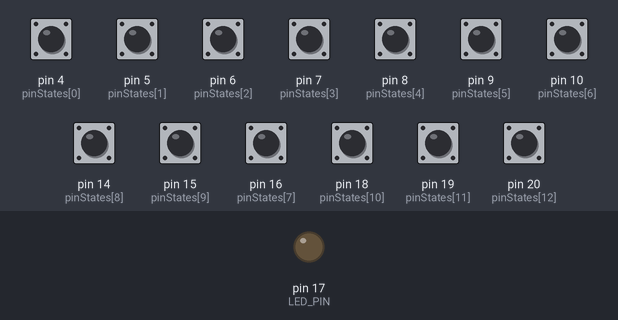
Bench run of a program on a simulated SparkFun Pro Micro, built with avr-gcc and run on an emulated ATmega32U4. On the bench: output pins drawn as LEDs (lit = HIGH). Inputs (shaded band) come from the test bench; at power-on: pin 4 (pinStates[0]), pin 5 (pinStates[1]), pin 6 (pinStates[2]), pin 7 (pinStates[3]), pin 8 (pinStates[4]), pin 9 (pinStates[5]), pin 10 (pinStates[6]), pin 14 (pinStates[8]), pin 15 (pinStates[9]), pin 16 (pinStates[7]), pin 18 (pinStates[10]), pin 19 (pinStates[11]), pin 20 (pinStates[12]) HIGH.

Above: at 1.2 s.
1.3 s: pin 4 (pinStates[0]) pulled LOW for 0.15 s
At 2.5 s:
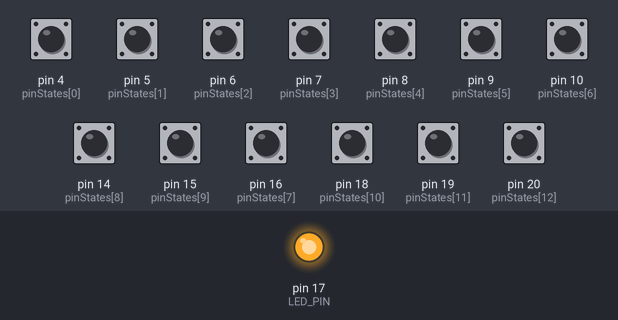
Timing chart, 0 to 4.3 s (numbered marks = the images above; inputs shaded):
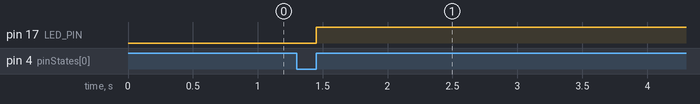

Measured:
- after the input at 1.3 s, pin 17 (LED_PIN): LOW → HIGH after 0.15 s

The program:

main.cpp
```cpp
#include <Arduino.h>

#ifdef IS_PRO_MICRO
#include <MIDIUSB.h>
#endif

#define LED_PIN 17
#define NUM_PINS 13

void sendUSBMIDI(unsigned char event, int channel, unsigned char pitch, unsigned char velocity)
{
#ifdef IS_PRO_MICRO
    midiEventPacket_t noteOn = {event, channel, pitch, velocity}; // channel 1, calculated pitch, velocity 100
    MidiUSB.sendMIDI(noteOn);
    MidiUSB.flush();
#endif
}

void sendSerialMidi(uint8_t header, uint8_t data1, uint8_t data2)
{
#ifdef IS_PRO_MICRO
    auto &s = Serial1;
#else
    auto &s = Serial;
#endif

    // Send note on command over serial port
    s.write(header); // Note on / off command
    s.write(data1);  // Note number
    s.write(data2);  // Velocity
    s.flush();
}

void sendMidiOn(int note)
{
    int pitch = 60 + note; // Middle C plus note number

    sendSerialMidi(0x90, pitch, 100);
    // sendUSBMIDI(0x09, 0x90 | 0, pitch, 100);
}

void sendMidiOff(int note)
{
    int pitch = 60 + note; // Middle C plus note number

    sendSerialMidi(0x80, pitch, 0);
    // sendUSBMIDI(0x08, 0x80 | 0, pitch, 0);
}

struct PinState
{
    int pin;
    int oldState;
    unsigned long lastChangeTime;

    PinState(int pin) : pin{pin}, oldState(HIGH), lastChangeTime(0) {}

    void handleValue(int newState, int note)
    {
        unsigned long currentTime = millis();

        // Ignore changes if not enough time has passed since the last change
        if (currentTime - lastChangeTime < 10)
        {
            return;
        }

        if (newState != oldState)
        { // If pin state has changed
            if (newState == HIGH)
            {
                digitalWrite(LED_PIN, HIGH);
                sendMidiOff(note);
            }
            else
            {
                digitalWrite(LED_PIN, LOW);
                sendMidiOn(note);
            }

            oldState = newState; // Update old pin state
            lastChangeTime = currentTime;
        }
    }
};

#ifdef IS_PRO_MICRO
// All pins used in the pro micro:
//{4, 5, 6, 7, 8, 9, 10, 16, 14, 15, 18, 19, 20};
PinState pinStates[NUM_PINS] = {4, 5, 6, 7, 8, 9, 10, 16, 14, 15, 18, 19, 20};
int noteOffsets[13] = {2, 1, 0, 12, 3, 9, 10, 11, 8, 7, 6, 5, 4}; // The order the notes came out when just pushing the pins in order
#else
// TODO: Handle this for uno
PinState pinStates[NUM_PINS] = {4, 5, 6, 7, 8, 9, 10, 16, 14, 15, 18, 19, 20};
int noteOffsets[13] = {2, 1, 0, 12, 3, 9, 10, 11, 8, 7, 6, 5, 4}; // The order the notes came out when just pushing the pins in order
#endif

int correctedOffsets[13];

void setupCorrectedOffsets()
{
    for (int i = 0; i < 13; i++)
    {
        correctedOffsets[noteOffsets[i]] = i;
    }
}

void setup()
{
    setupCorrectedOffsets();
#ifdef IS_PRO_MICRO
    Serial.begin(9600);
    Serial1.begin(31250); // Begin MIDI communication on Serial1
#else
    Serial.begin(31250);                                          // Begin MIDI communication on Serial
#endif
    pinMode(LED_PIN, OUTPUT);

    for (int i = 0; i < NUM_PINS; i++)
    {
        pinMode(pinStates[i].pin, INPUT_PULLUP);
    }
}

void loop()
{
    for (int i = 0; i < NUM_PINS; i++)
    {
        int pinState = digitalRead(pinStates[i].pin);
        pinStates[i].handleValue(pinState, correctedOffsets[i]);
    }
}
```
